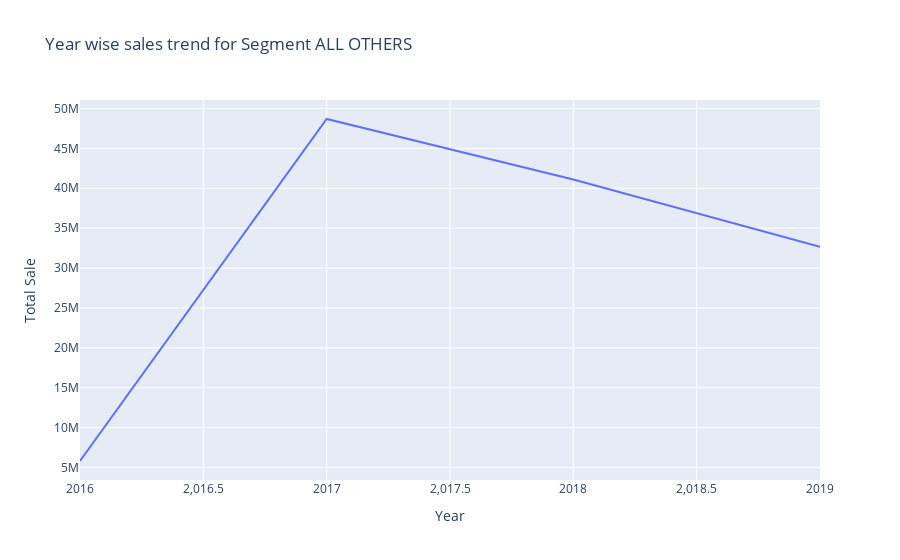
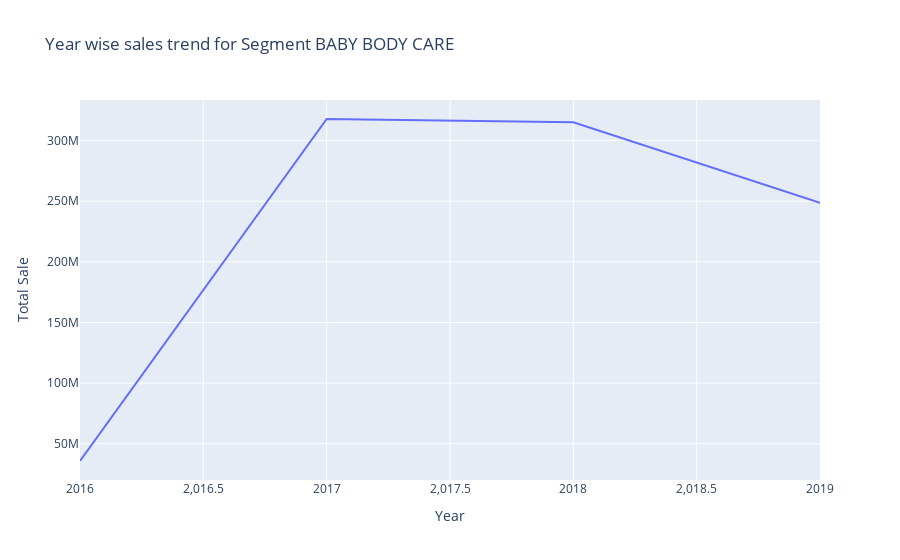

Source (notebook cell) for these figures, in order:
### Markdown cell above
## Trend Analysis Segment wise based on Years

### Code cell
sale_trend_analysis(df,time_based_column = 'Year',column_based = "Segment")

### Figure 1 — Plotly figure (JSON) as saved in the notebook; plotly's stock layout.template omitted (floating-point values rounded to 4 significant figures)
{"data": [{"hovertemplate": "Year=%{x}<br>Total Sale=%{y}<extra></extra>", "legendgroup": "", "line": {"color": "#636efa", "dash": "solid"}, "marker": {"symbol": "circle"}, "mode": "lines", "name": "", "orientation": "v", "showlegend": false, "type": "scatter", "x": [2016, 2017, 2018, 2019], "xaxis": "x", "y": [5824000.0, 48680000.0, 41090000.0, 32680000.0], "yaxis": "y"}], "layout": {"legend": {"tracegroupgap": 0}, "title": {"text": "Year wise sales trend for Segment ALL OTHERS"}, "xaxis": {"anchor": "y", "domain": [0, 1], "title": {"text": "Year"}}, "yaxis": {"anchor": "x", "domain": [0, 1], "title": {"text": "Total Sale"}}}}

### Figure 2 — Plotly figure (JSON) as saved in the notebook; plotly's stock layout.template omitted (floating-point values rounded to 4 significant figures)
{"data": [{"hovertemplate": "Year=%{x}<br>Total Sale=%{y}<extra></extra>", "legendgroup": "", "line": {"color": "#636efa", "dash": "solid"}, "marker": {"symbol": "circle"}, "mode": "lines", "name": "", "orientation": "v", "showlegend": false, "type": "scatter", "x": [2016, 2017, 2018, 2019], "xaxis": "x", "y": [35780000.0, 317700000.0, 315100000.0, 248700000.0], "yaxis": "y"}], "layout": {"legend": {"tracegroupgap": 0}, "title": {"text": "Year wise sales trend for Segment BABY BODY CARE"}, "xaxis": {"anchor": "y", "domain": [0, 1], "title": {"text": "Year"}}, "yaxis": {"anchor": "x", "domain": [0, 1], "title": {"text": "Total Sale"}}}}
